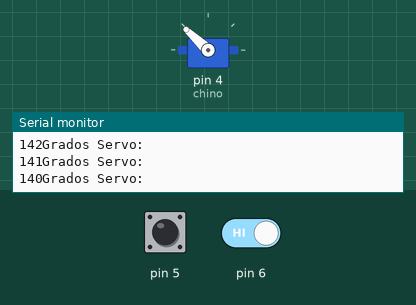
Bench run of a sketch on a simulated Arduino Uno, built with avr-gcc and run on an emulated ATmega328P. Parts: servo, the last lines printed to the serial monitor. The test bench sets the inputs (shaded band); at power-on: pin 5 LOW, pin 6 HIGH.

Above: at 3.8 s.
3.9 s: pin 5 driven HIGH
At 4.77 s:
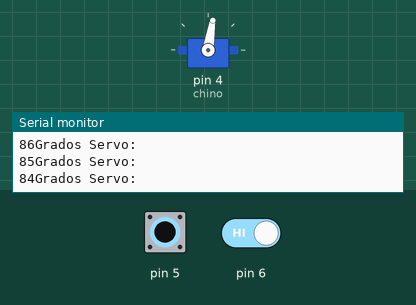
At 7.2 s:
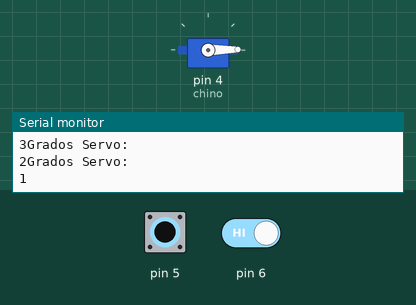
7.6 s: pin 6 driven LOW
At 8.05 s:
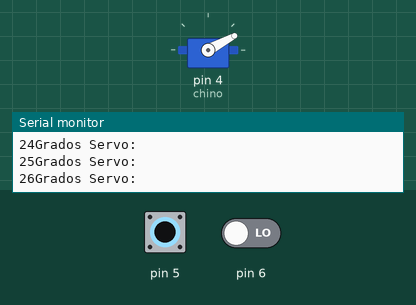
11.1 s: pin 5 driven LOW and pin 6 driven HIGH
18.9 s: pin 5 pulsed HIGH 5 times (0.12 s each, 0.3 s apart)
Timing chart, 0 to 29.2 s (numbered marks = the images above; inputs shaded):
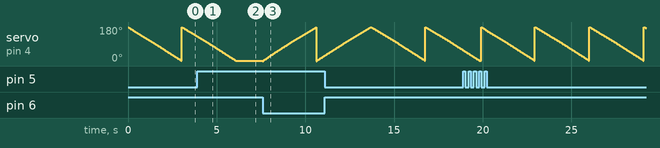

Measured:
- after the input at 3.9 s, servo on pin 4 (chino): goes on until 6.1 s, then stays 1°

The sketch:

servo1.3.barrera.ino
```cpp
#include <Servo.h>

/*
   2 pulsadores
   1ro levanta
   2do baja barrera 180°


*/
Servo chino;

void setup() {

  Serial.begin(9600);
  chino.attach(4);
  pinMode(5, INPUT);
  pinMode(6, INPUT);


}

void loop() {

  if (digitalRead(5) == HIGH && digitalRead(6) == LOW) {
    for (int i = 0; i < 180; i++) {
      chino.write(i);
      Serial.print("Grados Servo:\n");
      Serial.print(i);
      delay(15);
    }
  }
  if (digitalRead(5) == LOW && digitalRead(6) == HIGH) {
    for (int i = 180; i > 0; i--) {
      chino.write(i);
      Serial.print("Grados Servo:\n");
      Serial.print(i);
      delay(15);
    }
  }
}
```
